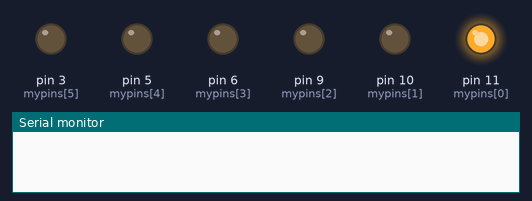
Recording of a sketch running on a simulated Arduino Uno, built with avr-gcc and run on an emulated ATmega328P. Shown: output pins drawn as LEDs (lit = HIGH), the last lines printed to the serial monitor.

Above: at 0.05 s.
At 0.15 s:
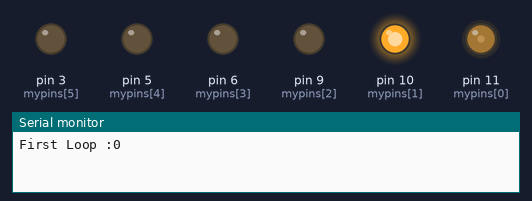
At 0.3 s:
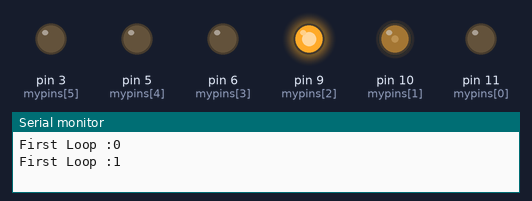
At 0.6 s:
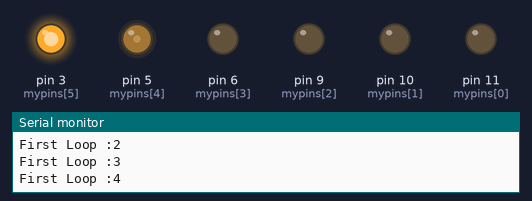
At 0.9 s:
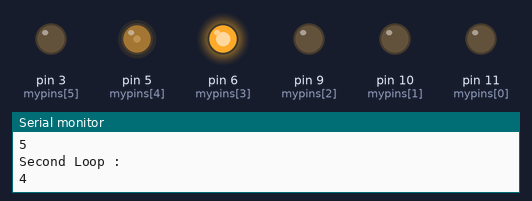
At 1.2 s:
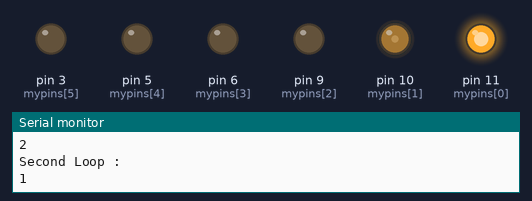
Timing chart, 0 to 3.0 s (numbered marks = the images above):
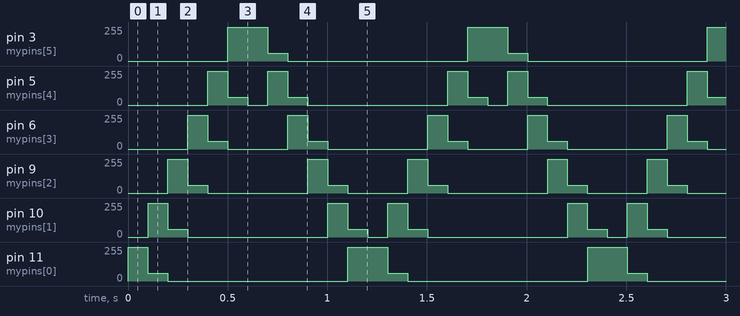

Measured:
- by itself, pin 3 (mypins[5]), pin 11 (mypins[0]): repeats every 1.2 s: 60/255 0.10 s, 0/255 0.90 s, 255/255 0.20 s
- by itself, pin 5 (mypins[4]): repeats every 1.2 s: 60/255 0.10 s, 0/255 0.10 s, 255/255 0.10 s, 60/255 0.10 s, 0/255 0.70 s, 255/255 0.10 s
- by itself, pin 6 (mypins[3]): repeats every 1.2 s: 60/255 0.10 s, 0/255 0.30 s, 255/255 0.10 s, 60/255 0.10 s, 0/255 0.50 s, 255/255 0.10 s
- by itself, pin 9 (mypins[2]): repeats every 1.2 s: 60/255 0.10 s, 0/255 0.50 s, 255/255 0.10 s, 60/255 0.10 s, 0/255 0.30 s, 255/255 0.10 s
- by itself, pin 10 (mypins[1]): repeats every 1.2 s: 60/255 0.10 s, 0/255 0.70 s, 255/255 0.10 s, 60/255 0.10 s, 0/255 0.10 s, 255/255 0.10 s

The sketch:

day2labhomework.ino
```cpp
int counter = 100;
int mypins[]={
  11, 10, 9, 6, 5, 3
};
int pinCount =6;


void setup() {
  // put your setup code here, to run once:
  for (int k=0; k<pinCount; k++)
  {
    pinMode(mypins[k], OUTPUT);
  }
  Serial.begin(9600);
}

void loop() {
  // put your main code here, to run repeatedly:
  for (int k=0; k<pinCount; k++)
  {
    analogWrite(mypins[k],255);
    delay(counter);
    analogWrite(mypins[k],60);
    analogWrite(mypins[k-1],0);
    Serial.print("First Loop :");
    Serial.println(k);
  }
  for (int k=pinCount-1;k>=0; k--)
  {
    analogWrite(mypins[k],255);
    delay(counter);
    analogWrite(mypins[k],60);
    analogWrite(mypins[k+1],0);
    Serial.println("Second Loop :");
    Serial.println(k);
  }
}
```
